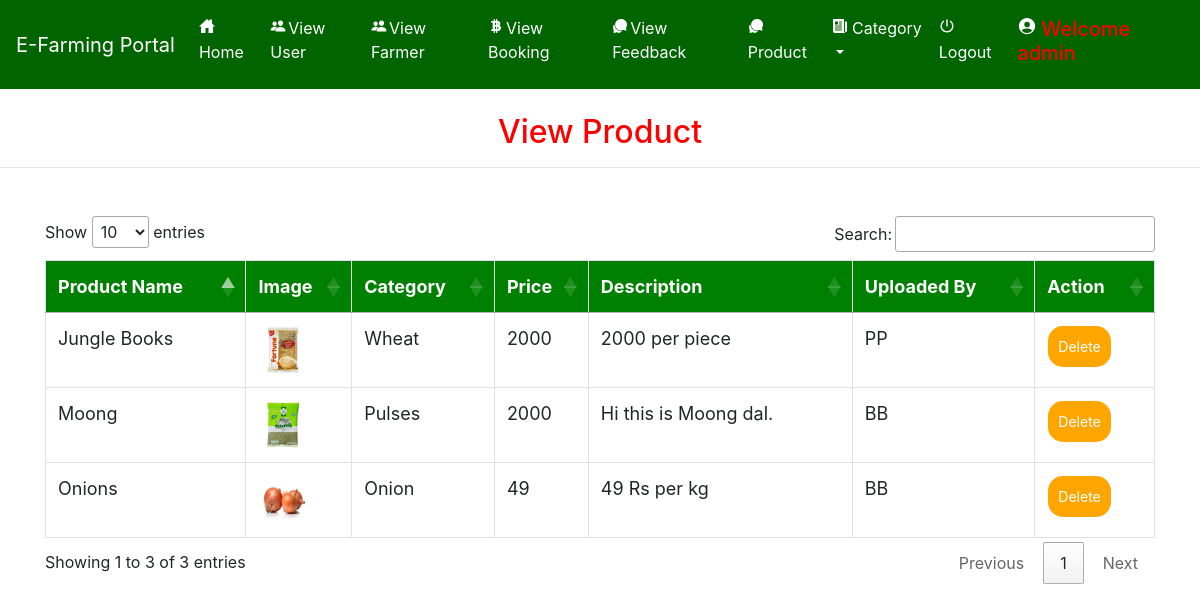
/admin_view_product (signed in), run on the app's committed database.
### farmerapp/models.py (models this page shows, shortened)
class Product(models.Model):
    user = models.ForeignKey(User, on_delete=models.CASCADE, null=True)
    category = models.ForeignKey(Category, on_delete=models.CASCADE, null=True)
    image = models.FileField(null=True)
    name = models.CharField(max_length=30, null=True)
    price = models.IntegerField(null=True)
    desc = models.TextField(null=True)

class Category(models.Model):
    name = models.CharField(max_length=30, null=True)

### farmerapp/views.py (the view)
# urls.py: path('admin_view_product', Admin_View_product, name='admin_view_product'),
def Admin_View_product(request):
    if not request.user.is_authenticated:
        return redirect('login_admin')
    pro = Product.objects.all()
    try:
        profile = Profile.objects.get(user=request.user)
        if profile.user_type == "Seller":
            pro = Product.objects.filter(user=request.user)
    except:
        pass
    d = {'pro':pro}
    return render(request,'admin_view_product.html',d)

### farmerapp/templates/admin_view_product.html (shortened to what this page needs)
{% extends 'navigation.html' %}
{% block body %}
<center><h2 style="color:red;margin-top:2%">View Product</h2></center><hr>
 <div class="container" style="margin-top:4%">
<table class="table table-bordered" id="myTable">
  <thead>
  <tr>
    <th>Product Name</th>
    <th>Image</th>
      <th> Category</th>
    <th>Price</th>
    <th> Description</th>
    {% if request.user.is_staff %}<th> Uploaded By</th>{% endif %}
    <th>Action</th>
  </tr>
  </thead>
   <tbody>
    {% for i in pro %}
  <tr>
    <td>{{i.name}}</td>
    <td><img src="{{i.image.url}}" style="width:50px;height:50px"></td>
      <td>{{i.category.name}}</td>
      <td>{{i.price}}</td>
      <td>{{i.desc}}</td>
      {% if request.user.is_staff %}<td>{{i.user.username}}</td>{% endif %}
    <td><a href="{% url 'delete_product' i.id %}" onclick="return confirm('Are you sure?')"><button class="button button1">Delete</button></a></td>
  </tr>
    {% endfor %}
    </tbody>
</table>
 </div>
{% endblock %}

### farmerapp/templates/navigation.html (style rules this page uses)
* { box-sizing: border-box; }
#myTable { border-collapse: collapse; width: 100%; border: 1px solid #ddd; font-size: 18px; }
#myTable th { text-align: left; padding: 12px; background-color: green; color: white; }
#myTable td { text-align: left; padding: 12px; background-color: white; }
#myTable tr { border-bottom: 1px solid #ddd; }
.button { background-color: orange; border: none; color: white; padding: 10px; text-align: center; text-decoration: none; display: inline-block; font-size: 14px; margin: 1px 1px; cursor: pointer; }
.button1 { border-radius: 15px; }

### data on the page
Product: name "Moong", image (picture), category.name "Pulses", price "2000", desc "Hi this is Moong dal.", user.username "BB"
Product: name "Onions", image (picture), category.name "Onion", price "49", desc "49 Rs per kg", user.username "BB"
Product: name "Jungle Books", image (picture), category.name "Wheat", price "2000", desc "2000 per piece", user.username "PP"
